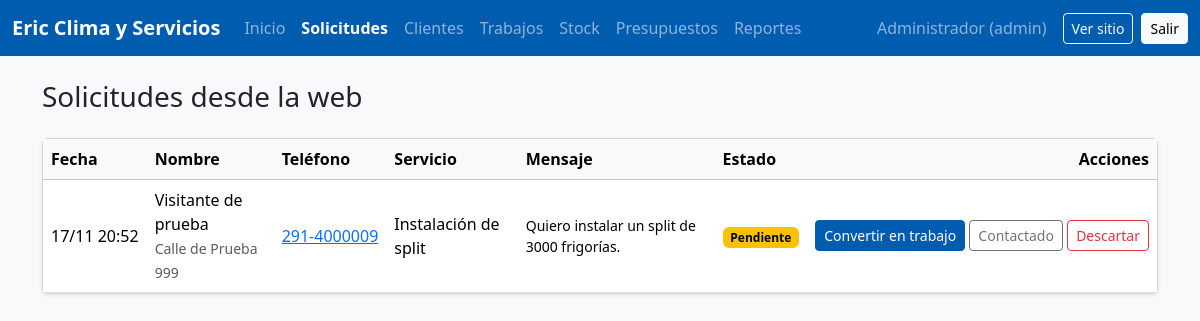
Screenshot of /admin/solicitudes.php (signed in) with the database file from the repository.
### tables this page shows
CREATE TABLE solicitudes (
    id           INT AUTO_INCREMENT PRIMARY KEY,
    cliente_id   INT NULL,
    nombre       VARCHAR(120) NOT NULL,
    telefono     VARCHAR(30)  NOT NULL,
    direccion    VARCHAR(150) NULL,
    servicio_id  INT NULL,
    mensaje      TEXT NULL,
    fecha        DATETIME NOT NULL DEFAULT CURRENT_TIMESTAMP,
    estado       ENUM('pendiente','contactado','convertida','descartada') NOT NULL DEFAULT 'pendiente',
    CONSTRAINT fk_solicitudes_cliente  FOREIGN KEY (cliente_id)  REFERENCES clientes(id)  ON DELETE SET NULL,
    CONSTRAINT fk_solicitudes_servicio FOREIGN KEY (servicio_id) REFERENCES servicios(id) ON DELETE SET NULL
);

CREATE TABLE servicios (
    id           INT AUTO_INCREMENT PRIMARY KEY,
    nombre       VARCHAR(80) NOT NULL UNIQUE,
    descripcion  TEXT NULL,
    precio_base  DECIMAL(12,2) NOT NULL DEFAULT 0,
    activo       TINYINT(1) NOT NULL DEFAULT 1
);

### web/app/config.php (called while the page is built, shortened)
<?php
function e($texto): string
{
    return htmlspecialchars((string)$texto, ENT_QUOTES, 'UTF-8');
}

### web/app/auth.php (called while the page is built, shortened)
<?php
require_once __DIR__ . '/config.php';
function usuario_actual(): ?array
{
    return $_SESSION['usuario'] ?? null;
}

### web/admin/solicitudes.php (the view, shortened to what this page needs)
<?php
require_once __DIR__ . '/../app/auth.php';
require_once __DIR__ . '/../app/layout.php';
$db = db();
$solicitudes = $db->query(
    "SELECT so.*, s.nombre AS servicio FROM solicitudes so LEFT JOIN servicios s ON s.id = so.servicio_id
     ORDER BY so.estado = 'pendiente' DESC, so.fecha DESC"
)->fetchAll();
layout_inicio('Solicitudes desde la web', 'solicitudes');
?>
<div class="card shadow-sm">
    <div class="table-responsive">
        <table class="table table-hover align-middle mb-0">
            <thead class="table-light">
                <tr><th>Fecha</th><th>Nombre</th><th>Teléfono</th><th>Servicio</th><th>Mensaje</th><th>Estado</th><th class="text-end">Acciones</th></tr>
            </thead>
            <tbody>
            <?php foreach ($solicitudes as $s): ?>
                <tr>
                    <td class="text-nowrap"><?= date('d/m H:i', strtotime($s['fecha'])) ?></td>
                    <td><?= e($s['nombre']) ?><br><small class="text-muted"><?= e($s['direccion']) ?></small></td>
                    <td class="text-nowrap"><a href="https://wa.me/549<?= e(preg_replace('/\D/', '', $s['telefono'])) ?>" target="_blank" rel="noopener"><?= e($s['telefono']) ?></a></td>
                    <td><?= e($s['servicio'] ?? 'Otro') ?></td>
                    <td class="small"><?= e($s['mensaje']) ?></td>
                    <td><?= badge_estado($s['estado']) ?></td>
                    <td class="text-end text-nowrap">
                        <?php if ($s['estado'] === 'pendiente' || $s['estado'] === 'contactado'): ?>
                            <form method="post" class="d-inline">
                                <button name="accion" value="convertir" class="btn btn-sm btn-marca">Convertir en trabajo</button>
                                <?php if ($s['estado'] === 'pendiente'): ?>
                                    <button name="accion" value="contactado" class="btn btn-sm btn-outline-secondary">Contactado</button>
                                <?php endif; ?>
                                <button name="accion" value="descartada" class="btn btn-sm btn-outline-danger" onclick="return confirm('¿Descartar esta solicitud?')">Descartar</button>
                            </form>
                        <?php endif; ?>
                    </td>
                </tr>
            <?php endforeach; ?>
            </tbody>
        </table>
    </div>
</div>
<?php layout_fin();

### web/app/layout.php (shortened to what this page needs)
<?php
function layout_inicio(string $titulo, string $activo = ''): void
{
    $u = usuario_actual();
    $menu = [
        'index'       => 'Inicio',
        'solicitudes' => 'Solicitudes',
        'clientes'    => 'Clientes',
        'trabajos'    => 'Trabajos',
        'materiales'  => 'Stock',
        'presupuestos' => 'Presupuestos',
    ];
    if (es_admin()) $menu['reportes'] = 'Reportes';
    ?>
<!doctype html>
<html lang="es">
<head>
    <link href="https://cdn.jsdelivr.net/npm/bootstrap@5.3.3/dist/css/bootstrap.min.css" rel="stylesheet">
    <link href="../assets/css/estilos.css" rel="stylesheet">
</head>
<body class="bg-light">
<nav class="navbar navbar-expand-lg navbar-dark bg-marca">
    <div class="container-fluid">
        <a class="navbar-brand fw-bold" href="index.php"><?= e(EMPRESA) ?></a>
        <div class="collapse navbar-collapse" id="menu">
            <ul class="navbar-nav me-auto">
                <?php foreach ($menu as $pagina => $texto): ?>
                    <li class="nav-item">
                        <a class="nav-link <?= $activo === $pagina ? 'active fw-semibold' : '' ?>" href="<?= $pagina ?>.php"><?= $texto ?></a>
                    </li>
                <?php endforeach; ?>
            </ul>
            <span class="navbar-text me-3"><?= e($u['nombre']) ?> (<?= e($u['rol']) ?>)</span>
            <a class="btn btn-sm btn-outline-light me-2" href="../public/index.php" target="_blank">Ver sitio</a>
            <a class="btn btn-sm btn-light" href="logout.php">Salir</a>
        </div>
    </div>
</nav>
<main class="container py-4">
    <h1 class="h3 mb-4"><?= e($titulo) ?></h1>
<?php
}
function layout_fin(): void
{
    ?>
</main>
</body>
</html>
<?php
}
function badge_estado(string $estado): string
{
    $colores = ['pendiente' => 'warning', 'agendado' => 'primary', 'realizado' => 'success', 'cancelado' => 'secondary',
                'contactado' => 'info', 'convertida' => 'success', 'descartada' => 'secondary',
                'aceptado' => 'success', 'rechazado' => 'danger', 'vencido' => 'secondary'];
    return '<span class="badge text-bg-' . ($colores[$estado] ?? 'light') . '">' . e(ucfirst($estado)) . '</span>';
}

### web/assets/css/estilos.css (style rules this page uses)
:root { --marca: #005caf; --marca-oscuro: #00468c; --marca-claro: #e8f1fb; }
.bg-marca { background-color: var(--marca) !important; }
.btn-marca { background-color: var(--marca); border-color: var(--marca); color: #fff; }

### rows the page displays
solicitudes: fecha "17/11 20:52", nombre "Visitante de prueba", direccion "Calle de Prueba 999", telefono "291-4000009", servicio.nombre "Instalación de split", mensaje "Quiero instalar un split de 3000 frigorías.", estado "Pendiente", shows "Contactado"

### other values shown
EMPRESA "Eric Clima y Servicios"
$texto "Inicio"
$texto "Solicitudes"
$texto "Clientes"
$texto "Trabajos"
$texto "Stock"
$texto "Presupuestos"
$texto "Reportes"
$u['nombre'] "Administrador"
$u['rol'] "admin"
$titulo "Solicitudes desde la web"
